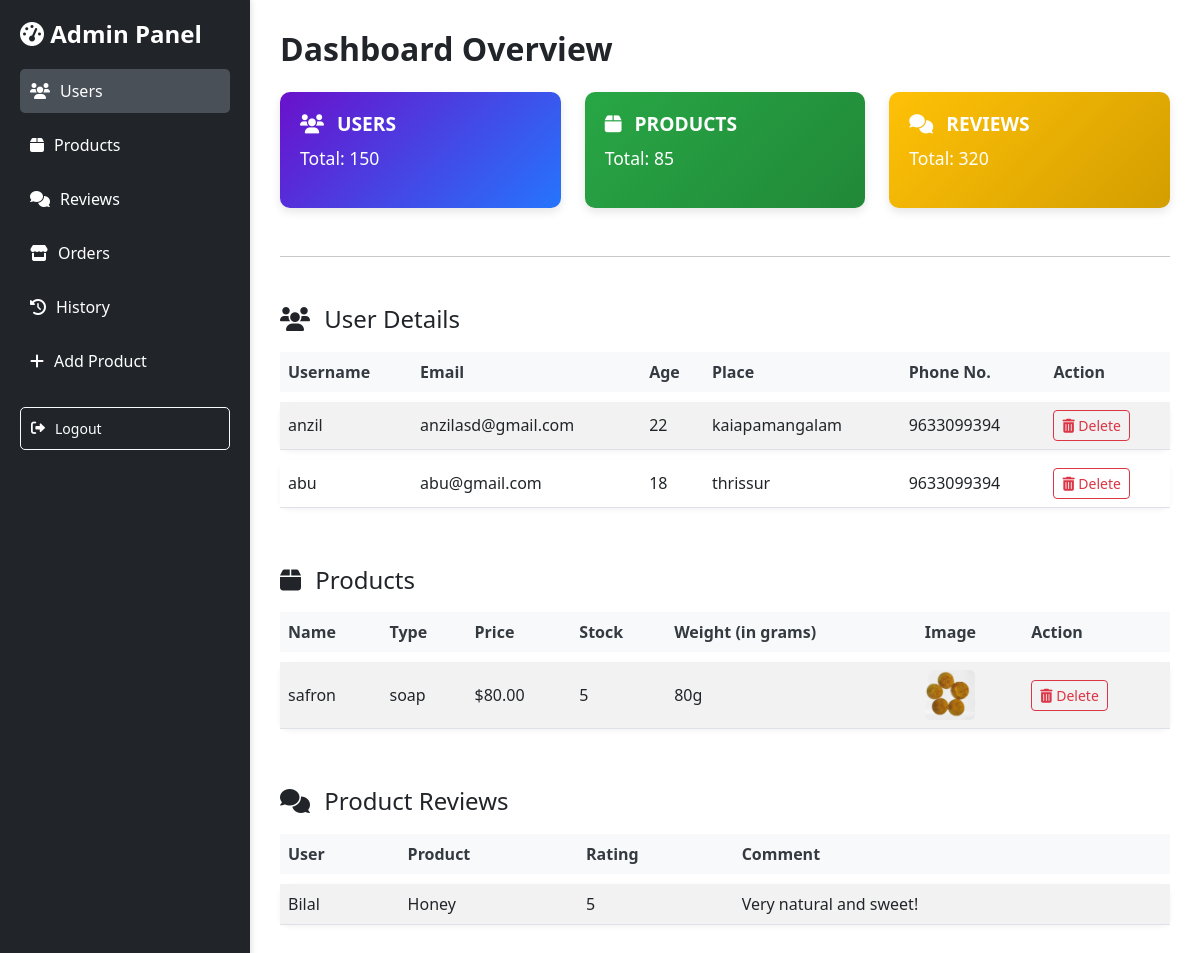
Page /admindashboard/ on the earlier database version.
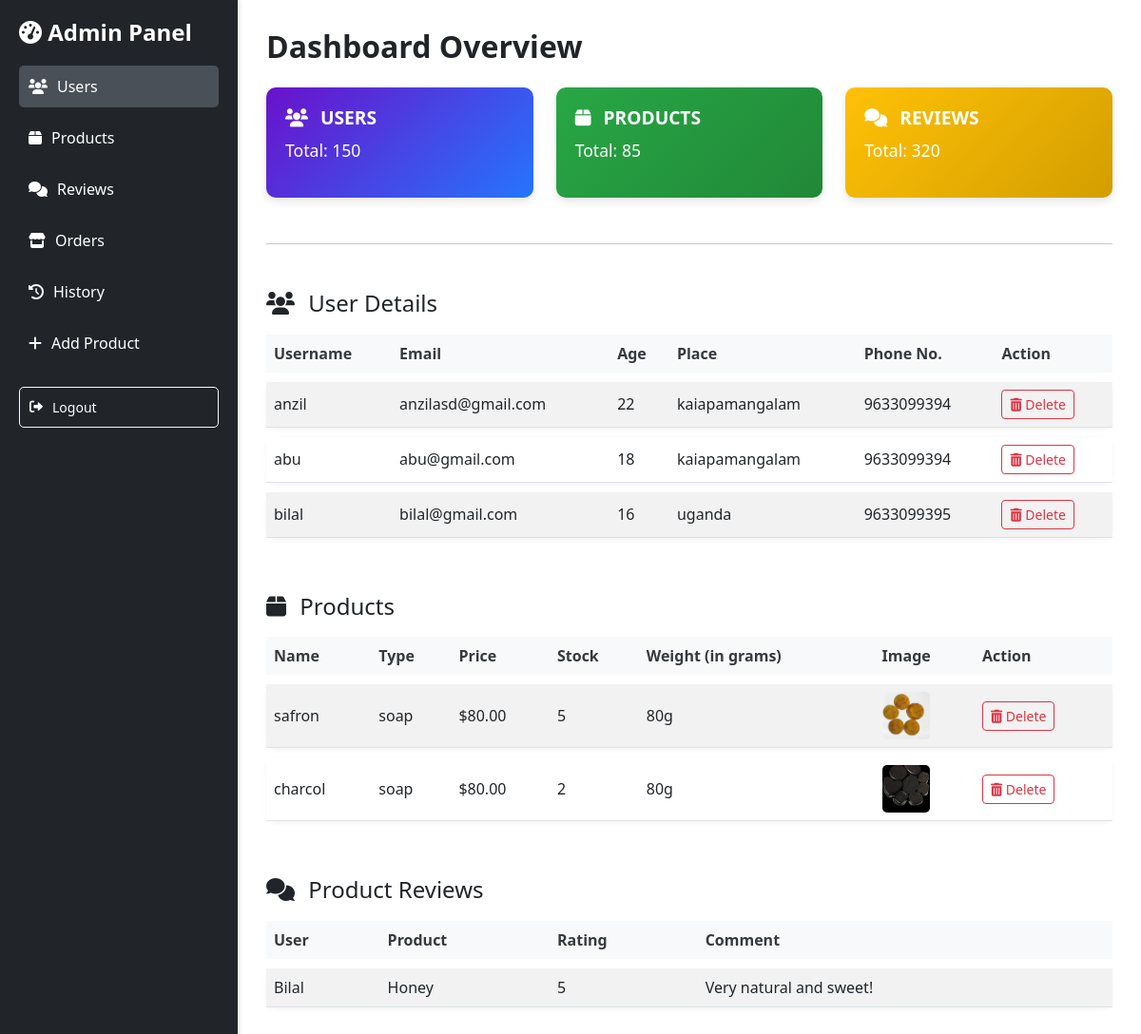
Same page on the later database version.
### myapp/models.py (models this page shows, shortened)
class Userdetails(AbstractUser):
    age = models.IntegerField(default=15, blank=True, null=True)
    phoneNumber = models.CharField(max_length=15, default="0000000000", blank=True)
    place = models.CharField(max_length=255, default='Unknown', blank=True)

class product_details(models.Model):
    product_name=models.CharField(max_length=100)
    type=models.CharField(max_length=50)
    weight=models.IntegerField(max_length=10)
    price=models.DecimalField(max_digits=10 ,decimal_places=2)
    stock=models.PositiveIntegerField()
    image=models.ImageField(upload_to='product/')
    is_available=models.BooleanField(default=True)

### myapp/views.py (the view)
# urls.py: path('admindashboard/',views.dashboard_view,name="admin_dashboard"),
def dashboard_view(request):
    users=Userdetails.objects.all()
    products=product_details.objects.all()
    context={
       'users':users,
       "products":products,
         }
    return render(request,"./admin_dashboard.html",context)

### myapp/templates/admin_dashboard.html (shortened to what this page needs)
{% load static %}
<!DOCTYPE html>
<html>
<head>
  <link href="https://cdn.jsdelivr.net/npm/bootstrap@5.3.0/dist/css/bootstrap.min.css" rel="stylesheet">
  <link href="https://cdnjs.cloudflare.com/ajax/libs/font-awesome/6.0.0-beta3/css/all.min.css" rel="stylesheet">
</head>
<body>
  <div class="sidebar">
    <h4><i class="fas fa-tachometer-alt"></i> Admin Panel</h4>
    <a href="#users" class="active"><i class="fas fa-users"></i> Users</a>
    <a href="#products"><i class="fas fa-box"></i> Products</a>
    <a href="#reviews"><i class="fas fa-comments"></i> Reviews</a>
    <a href="{% url 'order' %}"><i class="fa-solid fa-store"></i> Orders</a>
    <a href="{% url 'history' %}"><i class='fa fa-history'></i> History</a>
    <a href="{% url 'add_product' %}"><i class="fas fa-plus"></i> Add Product</a>
    <a href="{% url 'logout' %}" class="btn btn-outline-light btn-sm mt-4"><i class="fas fa-sign-out-alt"></i> Logout</a>
  </div>
  <div class="main-content">
    <h2 class="mb-4">Dashboard Overview</h2>
    <div class="row g-4">
      <div class="col-md-4">
        <div class="card-box bg-primary text-white">
          <h5><i class="fas fa-users me-2"></i> USERS</h5>
          <p>Total: 150</p>
        </div>
      </div>
      <div class="col-md-4">
        <div class="card-box bg-success text-white">
          <h5><i class="fas fa-box me-2"></i> PRODUCTS</h5>
          <p>Total: 85</p>
        </div>
      </div>
      <div class="col-md-4">
        <div class="card-box bg-warning text-white">
          <h5><i class="fas fa-comments me-2"></i> REVIEWS</h5>
          <p>Total: 320</p>
        </div>
      </div>
    </div>
    <hr class="my-5">
    <h4 id="users"><i class="fas fa-users me-2"></i> User Details</h4>
    <table class="table table-striped">
      <thead>
        <tr>
          <th>Username</th>
          <th>Email</th>
          <th>Age</th>
          <th>Place</th>
          <th>Phone No.</th>
          <th>Action</th>
        </tr>
      </thead>
      <tbody>
        {% for user in users %}
        <tr>
          <td>{{ user.username }}</td>
          <td>{{ user.email }}</td>
          <td>{{ user.age }}</td>
          <td>{{ user.place }}</td>
          <td>{{ user.phoneNumber }}</td>
          <td>
            <form action="{% url 'deleteuser' user.email %}" method="POST" style="display:inline;">
              <button type="submit" class="btn btn-outline-danger btn-sm"><i class="fas fa-trash-alt"></i> Delete</button>
            </form>
          </td>
        </tr>
        {% endfor %}
      </tbody>
    </table>
    <h4 id="products" class="mt-5"><i class="fas fa-box me-2"></i> Products</h4>
    <table class="table table-striped">
      <thead>
        <tr>
          <th>Name</th>
          <th>Type</th>
          <th>Price</th>
          <th>Stock</th>
          <th>Weight (in grams)</th>
          <th>Image</th>
          <th>Action</th>
        </tr>
      </thead>
      <tbody>
        {% for product in products %}
        <tr>
          <td>{{ product.product_name }}</td>
          <td>{{ product.type }}</td>
          <td>${{ product.price }}</td>
          <td>{{ product.stock }}</td>
          <td>{{ product.weight }}g</td>
          <td><img class="image" src="{{ product.image.url }}" alt="Product Image"></td>
          <td>
            <form action="{% url 'deleteproduct' product.id %}" method="POST" style="display:inline;">
              <button type="submit" class="btn btn-outline-danger btn-sm"><i class="fas fa-trash-alt"></i> Delete</button>
            </form>
          </td>
        </tr>
        {% endfor %}
      </tbody>
    </table>
    <h4 id="reviews" class="mt-5"><i class="fas fa-comments me-2"></i> Product Reviews</h4>
    <table class="table table-striped">
      <thead>
        <tr>
          <th>User</th>
          <th>Product</th>
          <th>Rating</th>
          <th>Comment</th>
        </tr>
      </thead>
      <tbody>
        <tr>
          <td>Bilal</td>
          <td>Honey</td>
          <td>5</td>
          <td>Very natural and sweet!</td>
        </tr>
      </tbody>
    </table>
  </div>
</body>
</html>

Differences in the rows shown:
changed Userdetails "abu": place "thrissur" → "kaiapamangalam"
added Userdetails: username "bilal", email "bilal@gmail.com", age "16", place "uganda", phoneNumber "9633099395"
added product_details: product_name "charcol", type "soap", price "80.00", stock "2", weight "80", image (picture)
